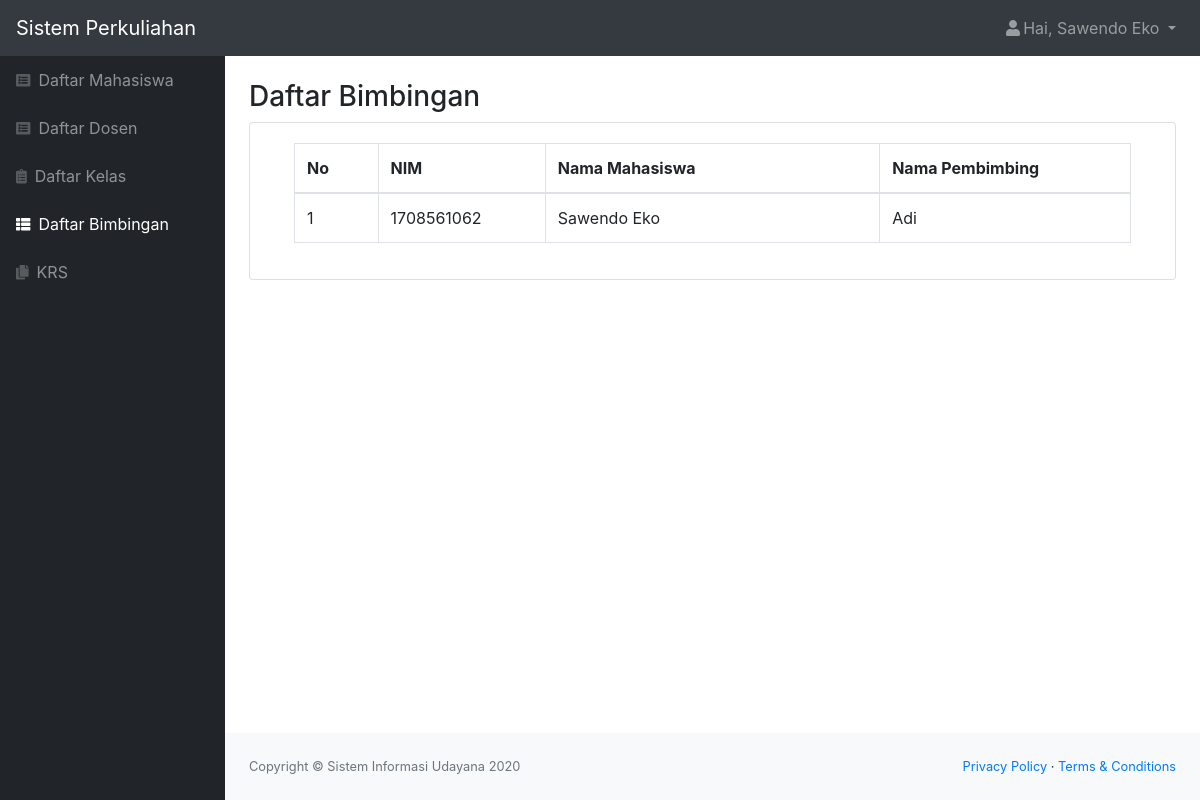
The page /bimbingan.php (signed in) on the database its author committed.
### tables this page shows
CREATE TABLE `bimbingan` (
  `id_bimbingan` int(11) NOT NULL,
  `id_dosen` int(11) NOT NULL,
  `id_mahasiswa` int(11) NOT NULL
);

CREATE TABLE `mahasiswa` (
  `id_mahasiswa` int(11) NOT NULL,
  `role` char(1) NOT NULL,
  `nim` char(10) NOT NULL,
  `nama` varchar(50) NOT NULL,
  `email` varchar(50) NOT NULL,
  `alamat` varchar(50) NOT NULL,
  `tanggal_lahir` date NOT NULL,
  `status` varchar(20) NOT NULL,
  `password` varchar(300) NOT NULL
);

CREATE TABLE `dosen` (
  `id_dosen` int(11) NOT NULL,
  `role` char(1) NOT NULL,
  `nip` varchar(25) NOT NULL,
  `nidn` char(10) NOT NULL,
  `nama` varchar(50) NOT NULL,
  `email` varchar(50) NOT NULL,
  `alamat` varchar(50) NOT NULL,
  `tanggal_lahir` date NOT NULL,
  `status` varchar(20) NOT NULL,
  `password` varchar(300) NOT NULL
);

### bimbingan.php (the view, shortened to what this page needs)
<?php
include "function.php";
$queryBimbingan = mysqli_query($koneksi, "SELECT bimbingan.id_bimbingan as id_bimbingan, mahasiswa.nim, dosen.nama as namados, mahasiswa.nama as namamah FROM bimbingan INNER JOIN dosen ON bimbingan.id_dosen=dosen.id_dosen INNER JOIN mahasiswa ON bimbingan.id_mahasiswa=mahasiswa.id_mahasiswa ORDER BY mahasiswa.nim asc");
$nama = $_SESSION['nama'];
$role = $_SESSION['role'];
?>
<!DOCTYPE html>
<html lang="en">
    <head>
        <link href="css/styles.css" rel="stylesheet" />
        <link href="https://cdn.datatables.net/1.10.20/css/dataTables.bootstrap4.min.css" rel="stylesheet" />
    </head>
    <body class="sb-nav-fixed">
        <nav class="sb-topnav navbar navbar-expand navbar-dark bg-dark">
            <a class="navbar-brand" href="index.html">Sistem Perkuliahan</a>
            <ul class="navbar-nav ml-auto">
                <li class="nav-item dropdown">
                    <a class="nav-link dropdown-toggle" id="userDropdown" href="#" role="button" data-toggle="dropdown" aria-haspopup="true" aria-expanded="false"><i class="fas fa-user fa-fw"></i>Hai, <?= $nama; ?> </a>
                </li>
            </ul>
        </nav>
        <div id="layoutSidenav">
            <div id="layoutSidenav_nav">
                <nav class="sb-sidenav accordion sb-sidenav-dark" id="sidenavAccordion">
                    <div class="sb-sidenav-menu">
                        <div class="nav">
                            <a class="nav-link" href="mahasiswa.php"
                                ><div class="sb-nav-link-icon"><i class="fas fa-list-alt"></i></div>
                                Daftar Mahasiswa</a
                            >
                            <a class="nav-link" href="dosen.php"
                                ><div class="sb-nav-link-icon"><i class="fas fa-list-alt"></i></div>
                                Daftar Dosen</a
                            >
                            <a class="nav-link" href="kelas.php"
                                ><div class="sb-nav-link-icon"><i class="fas fa-clipboard-list"></i></div>
                                Daftar Kelas</a
                            >
                            <a class="nav-link active" href="bimbingan.php"
                                ><div class="sb-nav-link-icon"><i class="fas fa-th-list"></i></div>
                                Daftar Bimbingan</a
                            >
                            <?php if($role == "1") { ?>
                            <a class="nav-link" href="krs.php"
                                ><div class="sb-nav-link-icon"><i class="fas fa-copy"></i></div>
                                KRS</a>
                            <?php } ?>
                        </div>
                    </div>
                </nav>
            </div>
            <div id="layoutSidenav_content">
                <main>
                    <div class="container-fluid">
                        <h3 class="mt-4">Daftar Bimbingan</h3>
                        <div class="card mb-4">
                            <div class="card-body">
                                <div class="table-responsive">
                                    <div class="container">
                                        <table class="table table-bordered" id="dataTable" width="100%" cellspacing="0">
                                            <thead>
                                                <tr>
                                                    <th class="col-sm-1">No</th>
                                                    <th class="col-sm-2">NIM</th>
                                                    <th class="col-sm-4">Nama Mahasiswa</th>
                                                    <th class="col-sm-3">Nama Pembimbing</th>
                                                </tr>
                                            </thead>
                                            <?php $i=1;
                                            foreach ($queryBimbingan as $data) : ?>
                                                <tr>
                                                    <td><?= $i++; ?></td>
                                                    <td><?= $data['nim']; ?></td>
                                                    <td><?= $data['namamah']; ?></td>
                                                    <td><?= $data['namados']; ?></td>
                                                </tr>
                                                    <?php endforeach; ?>
                                        </table>
                                    </div>
                                </div>
                            </div>
                        </div>
                    </div>
                </main>
                <footer class="py-4 bg-light mt-auto">
                    <div class="container-fluid">
                        <div class="d-flex align-items-center justify-content-between small">
                            <div class="text-muted">Copyright &copy; Sistem Informasi Udayana 2020</div>
                            <div>
                                <a href="#">Privacy Policy</a>
                                &middot;
                                <a href="#">Terms &amp; Conditions</a>
                            </div>
                        </div>
                    </div>
                </footer>
            </div>
        </div>
    </body>
</html>

### rows shown on the page
bimbingan: id_mahasiswa.nim "1708561062", id_mahasiswa.nama "Sawendo Eko", id_dosen.nama "Adi"

### other values the page prints
$nama "Sawendo Eko"
